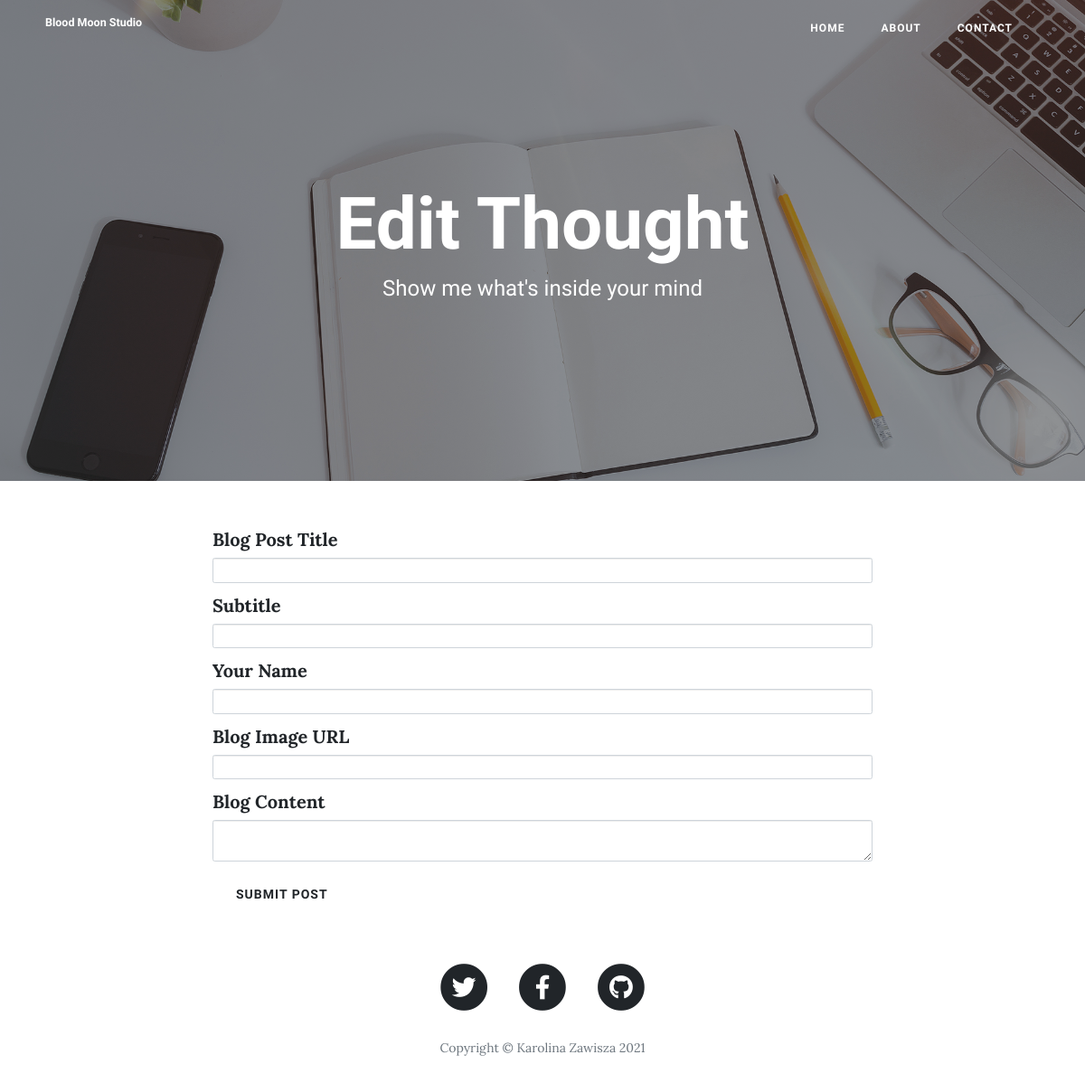
The page /edit-post/5 on the database as committed earlier.
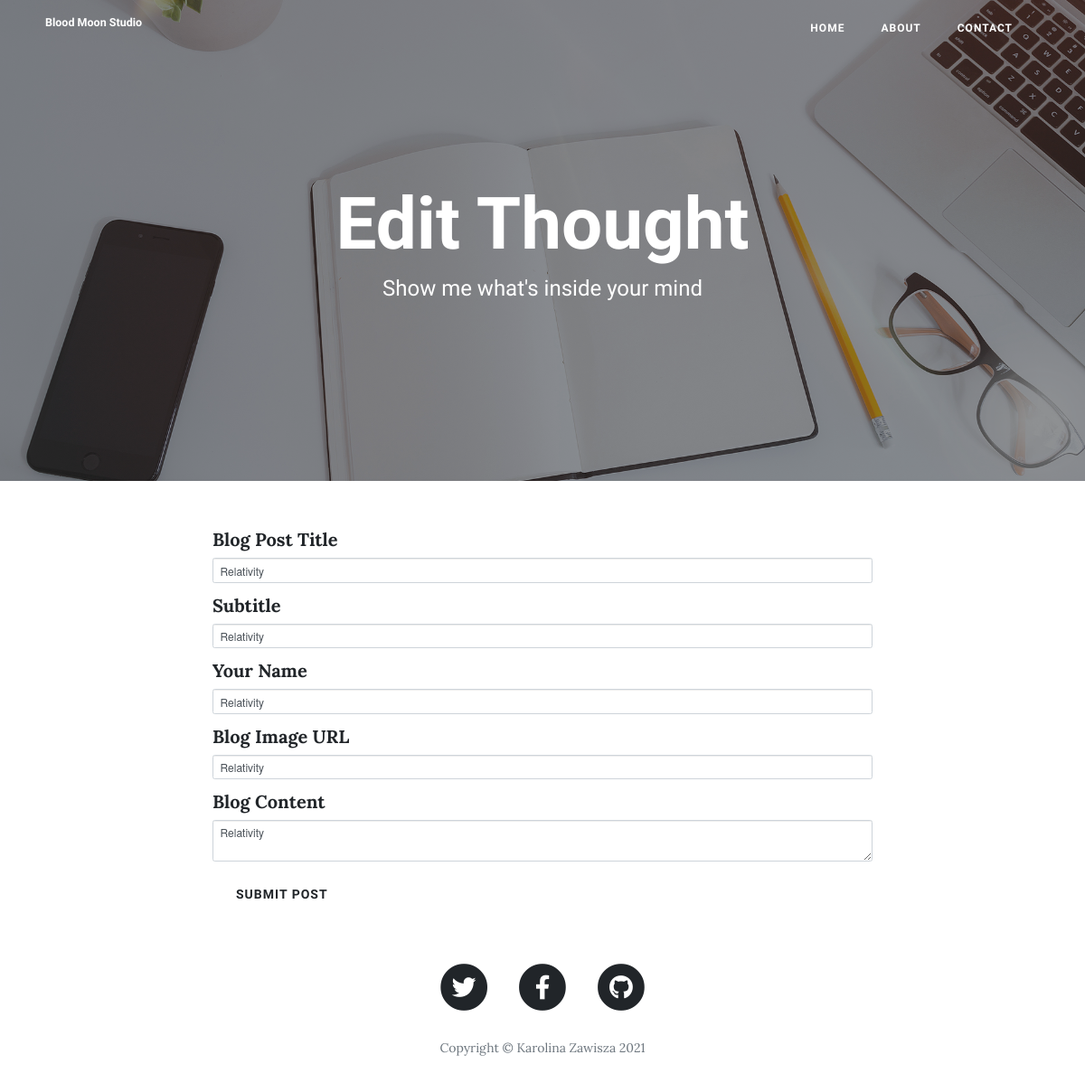
The same page on the database as committed later.
### main.py (models this page shows)
class BlogPost(db.Model):
    id = db.Column(db.Integer, primary_key=True)
    title = db.Column(db.String(250), unique=True, nullable=False)
    subtitle = db.Column(db.String(250), nullable=False)
    date = db.Column(db.String(250), nullable=False)
    body = db.Column(db.Text, nullable=False)
    author = db.Column(db.String(250), nullable=False)
    img_url = db.Column(db.String(250), nullable=False)

### main.py (the view, shortened to what this page needs)
@app.route('/edit-post/<int:post_id>', methods=['GET', 'POST'])
def edit_post(post_id):
    post = BlogPost.query.get(post_id)
    edit_form = CreatePostForm(obj=post)
    return render_template('make-post.html', form=edit_form, is_edit=True, post=post)

### main.py
class CreatePostForm(FlaskForm):
    title = StringField('Blog Post Title', validators=[DataRequired()])
    subtitle = StringField('Subtitle', validators=[DataRequired()])
    author = StringField('Your Name', validators=[DataRequired()])
    img_url = StringField('Blog Image URL', validators=[DataRequired(), URL()])
    body = CKEditorField('Blog Content', validators=[DataRequired()])
    submit = SubmitField('Submit Post')

### templates/make-post.html (shortened to what this page needs)
{% extends 'bootstrap/base.html' %}
{% import "bootstrap/wtf.html" as wtf %}
{% block content %}
{% include "header.html" %}
  <header class="masthead" style="background-image: url('{{ url_for('static', filename='img/edit-bg.jpg')}}')">
    <div class="overlay"></div>
    <div class="container">
      <div class="row">
        <div class="col-lg-8 col-md-10 mx-auto">
          <div class="page-heading">
            {% if is_edit: %}
            <h1>Edit Thought</h1>
            {% else: %}
            <h1>New Entry</h1>
            {% endif %}
            <span class="subheading">Show me what's inside your mind</span>
          </div>
        </div>
      </div>
    </div>
  </header>
  <div class="container">
    <div class="row">
      <div class="col-lg-8 col-md-10 mx-auto">
          {{ wtf.quick_form(form, novalidate=True) }}
      </div>
    </div>
  </div>
{% include "footer.html" %}
{% endblock %}

### templates/header.html (shortened to what this page needs)
<!DOCTYPE html>
<html lang="en">
<head>
  <link href="{{ url_for('static', filename='vendor/bootstrap/css/bootstrap.min.css') }}" rel="stylesheet">
  <link href="{{ url_for('static', filename='vendor/fontawesome-free/css/all.min.css')}}" rel="stylesheet" type="text/css">
  <link href="{{ url_for('static', filename='css/clean-blog.min.css')}}" rel="stylesheet">
</head>
<body>
  <nav class="navbar navbar-expand-lg navbar-light fixed-top" id="mainNav">
    <div class="container">
      <a class="navbar-brand" href="/">Blood Moon Studio</a>
      <div class="collapse navbar-collapse" id="navbarResponsive">
        <ul class="navbar-nav ml-auto">
          <li class="nav-item">
            <a class="nav-link" href="/">Home</a>
          </li>
          <li class="nav-item">
            <a class="nav-link" href="/about">About</a>
          </li>
          <li class="nav-item">
            <a class="nav-link" href="/contact">Contact</a>
          </li>
        </ul>
      </div>
    </div>
  </nav>

### templates/footer.html (shortened to what this page needs)
  <footer>
    <div class="container">
      <div class="row">
        <div class="col-lg-8 col-md-10 mx-auto">
          <ul class="list-inline text-center">
            <li class="list-inline-item">
              <a href="#">
                <span class="fa-stack fa-lg">
                  <i class="fas fa-circle fa-stack-2x"></i>
                  <i class="fab fa-twitter fa-stack-1x fa-inverse"></i>
                </span>
              </a>
            </li>
            <li class="list-inline-item">
              <a href="#">
                <span class="fa-stack fa-lg">
                  <i class="fas fa-circle fa-stack-2x"></i>
                  <i class="fab fa-facebook-f fa-stack-1x fa-inverse"></i>
                </span>
              </a>
            </li>
            <li class="list-inline-item">
              <a href="#">
                <span class="fa-stack fa-lg">
                  <i class="fas fa-circle fa-stack-2x"></i>
                  <i class="fab fa-github fa-stack-1x fa-inverse"></i>
                </span>
              </a>
            </li>
          </ul>
          <p class="copyright text-muted">Copyright &copy; Karolina Zawisza 2021</p>
        </div>
      </div>
    </div>
  </footer>
</body>
</html>

Rows that differ between the two databases and show on the page:
added BlogPost: title "Relativity", subtitle "Relativity", author "Relativity", img_url "Relativity", body "Relativity"
